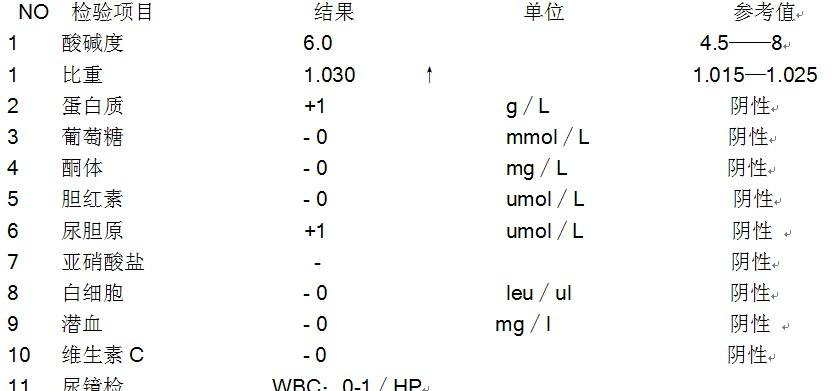
#> input picture src/core/timg.jpg, 839 x 391 px
$ python -i breaker.py   (imports and definitions only)   (older library calls are emulated)
#> lines starting #> are read from the running program, lines starting #| are printed output that depends on the picture; after the words box and inside, x2 and y2 are one past the last pixel; in counts of white or black regions, pixels touching at a corner belong together
# -*- coding:utf-8 -*-
"""
@File      : breaker.py
@Software  : DeepOCR
@Time      : 2018/4/25 8:05
@Author    : yubb
"""
import cv2


def analyse(path):
#> called with path = 'timg.jpg'
    img = cv2.imread(path, 0)
#> img: shape (391, 839); min 0, max 255, mean 246.3
    ret, thresh = cv2.threshold(img, 155, 255, cv2.THRESH_BINARY)
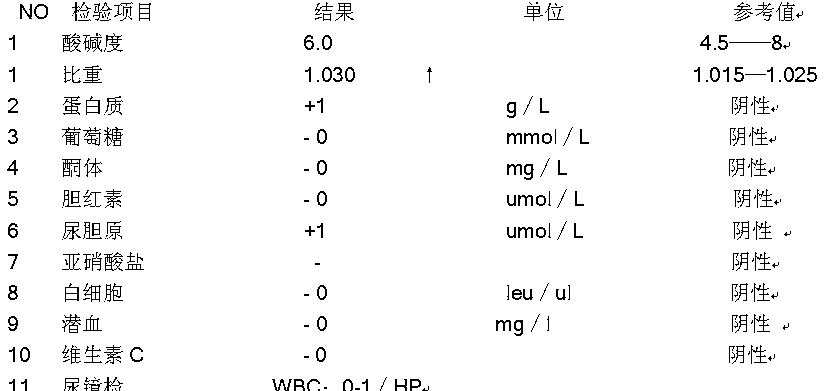
#> thresh: shape (391, 839); 96.6% white; black in thin lines or dots
    imgray = cv2.GaussianBlur(thresh, (3, 3), 0)
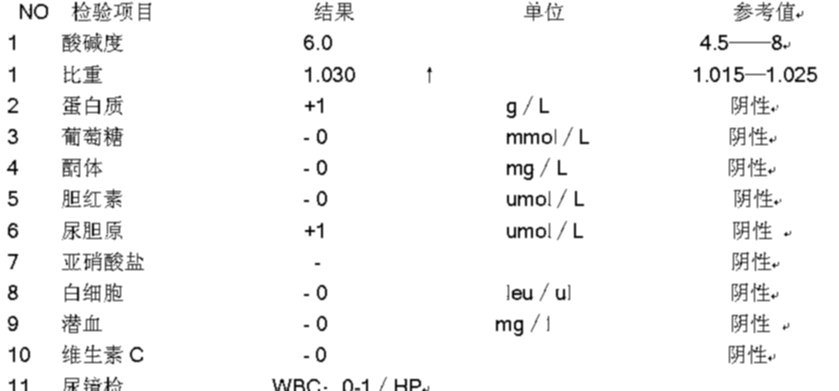
#> imgray: shape (391, 839); min 0, max 255, mean 246.3
    imgray = cv2.Canny(imgray, 50, 150)
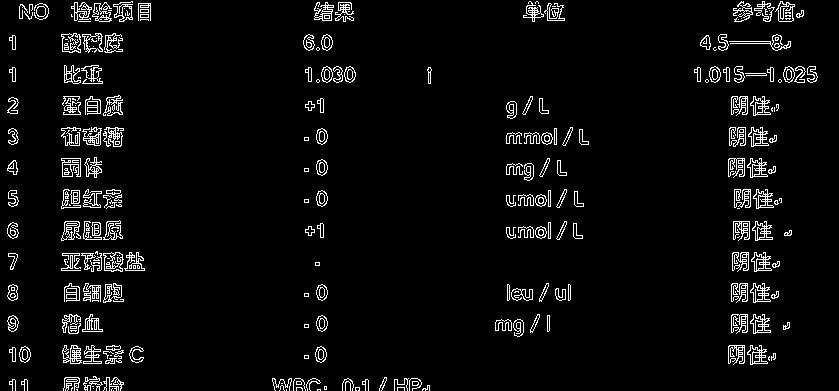
#> imgray: shape (391, 839); 4.7% white in thin lines or dots
    _, contours, hierarchy = cv2.findContours(imgray, cv2.RETR_EXTERNAL, cv2.CHAIN_APPROX_NONE)
#> contours = 261 contours, 119 with area under 20; largest, box (x1, y1, x2, y2) and area: (103, 252, 124, 272) 307, (61, 33, 81, 53) 304, (775, 1, 795, 22) 262, (61, 158, 81, 177) 246, (103, 220, 123, 240) 244
    rects = []
    for contour in contours:
        x1, y1, w1, h1 = cv2.boundingRect(contour)
        rects.append([x1, y1, w1, h1])
#> this loop made 261 passes
#> (x1, y1, w1, h1) on passes 1, 2, 6: (113, 390, 1, 1), (317, 389, 4, 2), (93, 388, 1, 1)
#> after the loop, rects = 261 items, first 6: [113, 390, 1, 1], [317, 389, 4, 2], [286, 389, 1, 2], [76, 389, 2, 2], [111, 388, 2, 3], [93, 388, 1, 1]
    rects.sort()
    return select(rects), img


def select(rects):
    rs_rects = []
    begin = rects[0]
#> begin = [7, 97, 12, 17]
    for idx in range(1, len(rects)):
        cur = rects[idx]
        if begin[0] + begin[2] <= cur[0]:
            begin[1] = 0
            begin[3] = 21
            rs_rects.append(begin)
            begin = cur
        else:
            dis = cur[0] + cur[2] - begin[0] - begin[2]
            if dis > 0:
                begin[2] += dis
            if cur[3] > begin[3]:
                begin[3] = cur[3]
            if cur[1] < begin[1]:
                begin[1] = cur[1]
#> this loop made 260 passes
#> (cur, dis) on passes 1, 2, 3, 4, 5, 6, 7, 8, 9, 10, 11, 13: ([7, 160, 11, 15], -1), ([7, 222, 12, 17], 0), ([7, 284, 11, 17], -1), ([7, 315, 12, 17], 0), ([8, 128, 11, 17], 0), ([8, 190, 11, 17], 0), ([8, 253, 10, 17], -1), ([9, 35, 7, 15], -3), ([9, 67, 7, 15], -3), ([9, 347, 7, 15], -3), ([9, 379, 7, 12], -3), ([19, 346, 12, 17], 3)
#> dis on passes 61 to 66: -1, -1, -2, -12, -1, 0
#> after the loop, begin = [807, 66, 11, 17]; rs_rects = [[7, 0, 12, 21], [19, 0, 14, 21], [34, 0, 15, 21], [61, 0, 90, 21], [272, 0, 20, 21], [293, 0, 67, 21], [362, 0, 7, 21], [379, 0, 8, 21], [394, 0, 15, 21], [409, 0, 13, 21], [422, 0, 10, 21], [495, 0, 78, 21], [573, 0, 16, 21], [694, 0, 112, 21]]
    rs_rects.append(rects[-1])
    return rs_rects


def split(path):
    rects, img = analyse(path)
    h, w = img.shape
    idx = 0
    for rect in rects:
        tmp_img = img[0:h, rect[0]:rect[0] + rect[2]]
        cv2.imwrite('./tmp/rs/{}.png'.format(idx), tmp_img)
        idx += 1

>>> result = analyse('timg.jpg')

$ run again, on src/core/exam.png
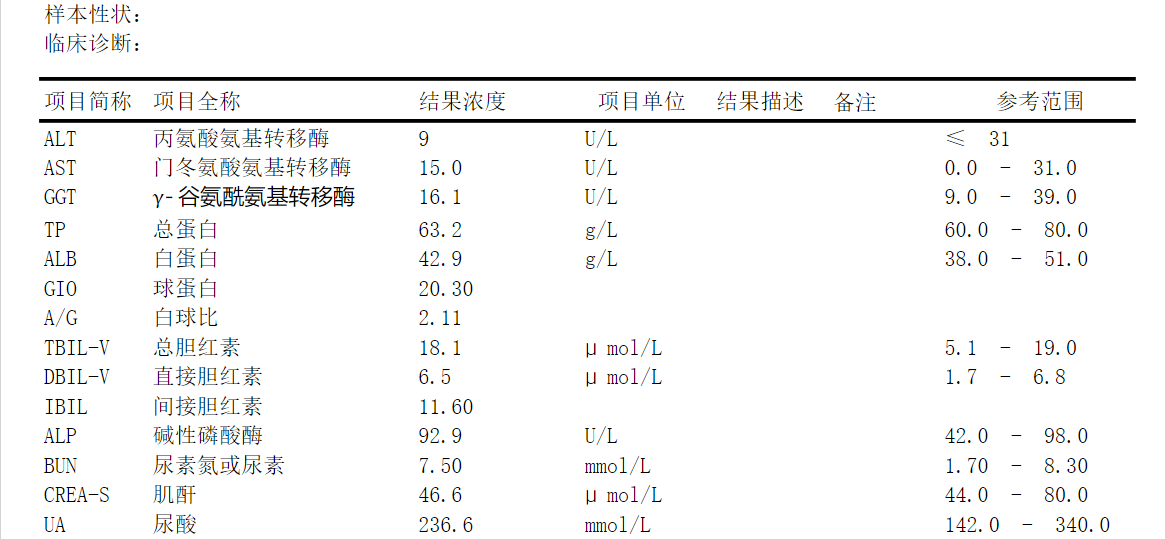
#> input picture src/core/exam.png, 1165 x 539 px
#> in analyse, `ret, thresh = cv2.threshold(img, 155, 255, cv2.THRESH_BINARY)`:
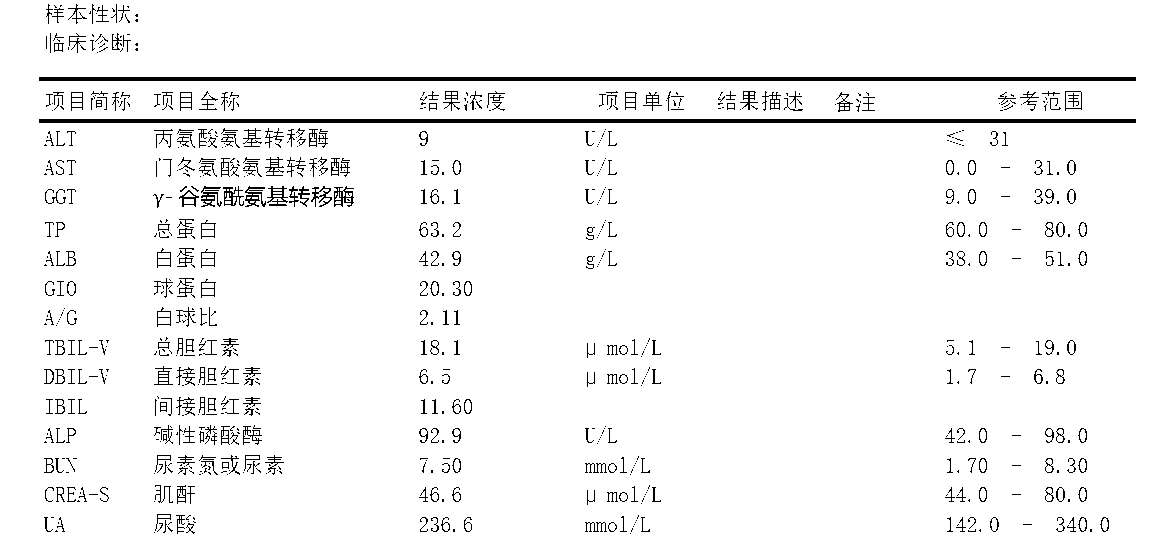
#> thresh: shape (539, 1165); 95.9% white; 779 black regions (443 under 20 px), largest, box (x1, y1, x2, y2) and area: (39, 77, 1136, 81) 4388, (39, 119, 1136, 123) 4388, (245, 186, 266, 207) 208
#> in analyse, `imgray = cv2.Canny(imgray, 50, 150)`:
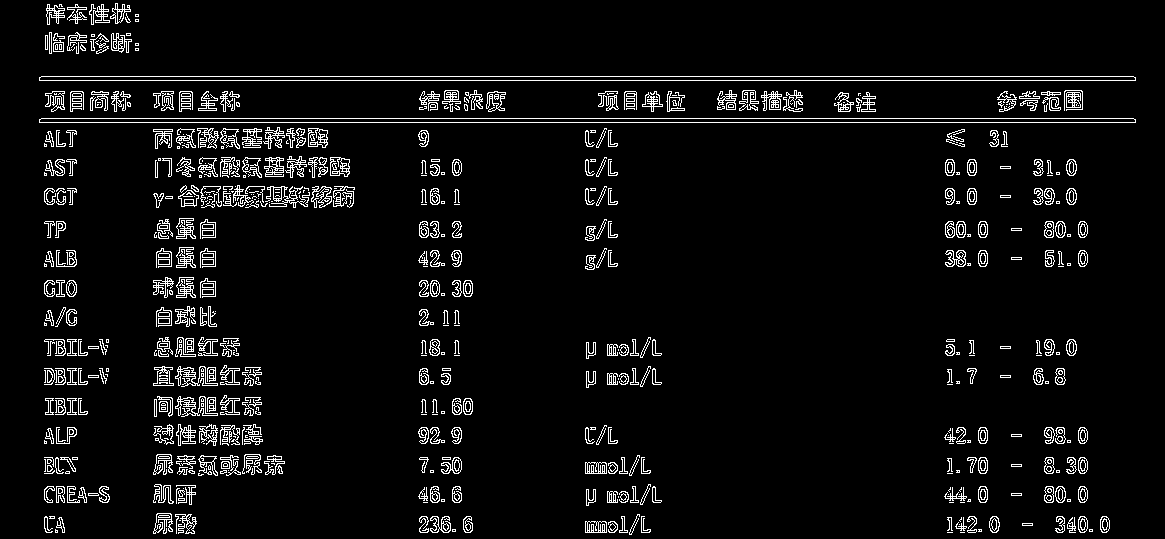
#> imgray: shape (539, 1165); 5.4% white in thin lines or dots
#> contours = 627 contours, 360 with area under 20; largest, box (x1, y1, x2, y2) and area: (39, 118, 1136, 123) 4381, (39, 76, 1136, 81) 4381, (330, 157, 350, 177) 315, (308, 128, 328, 148) 315, (153, 366, 174, 386) 226
#> the loop in analyse, `for contour in contours:` made 627 passes
#> (x1, y1, w1, h1) on passes 1 to 3: (960, 532, 5, 1), (947, 532, 6, 1), (1089, 529, 4, 3)
#> after the loop in analyse, `for contour in contours:`: rects = 627 items, first 6: [960, 532, 5, 1], [947, 532, 6, 1], [1089, 529, 4, 3], [978, 529, 4, 3], [452, 529, 4, 3], [55, 529, 3, 4]
#> in select, `begin = rects[0]`: begin = [39, 76, 1097, 5]
#> the loop in select, `for idx in range(1, len(rects)):` made 626 passes
#> (cur, dis) on passes 1 to 8: ([39, 118, 1097, 5], 0), ([44, 143, 3, 4], -1089), ([44, 172, 3, 4], -1089), ([44, 188, 12, 17], -1080), ([44, 221, 11, 17], -1081), ([44, 263, 3, 4], -1089), ([44, 280, 11, 17], -1081), ([44, 322, 3, 4], -1089)
#> after the loop in select, `for idx in range(1, len(rects)):`: begin = [39, 3, 1097, 23]; rs_rects = []
